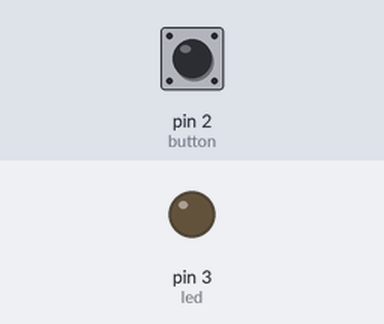
Bench run of a program on a simulated Raspberry Pi (header pin numbers). Shown: output pins drawn as LEDs (lit = HIGH). Inputs (shaded band) come from the test bench; at power-on: pin 2 (button) HIGH. What the program prints to the terminal is not drawn.

Above: at 1.2 s.
1.3 s: pin 2 (button) pulled LOW for 0.15 s
At 1.37 s:
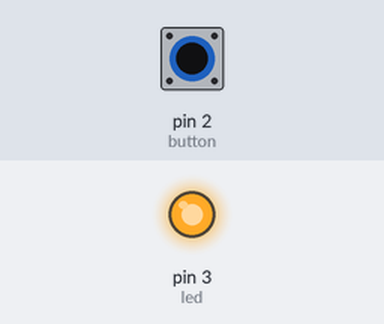
2.9 s: pin 2 (button) pulled LOW for 3.2 s
At 7.4 s:
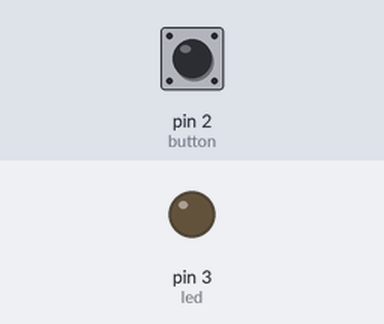
Timing chart, 0 to 8.9 s (numbered marks = the images above; inputs shaded):
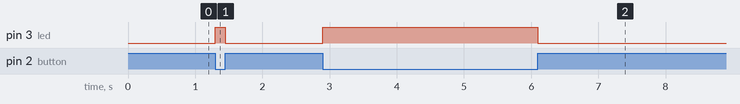

Measured:
- after the input at 1.3 s, pin 3 (led): LOW → HIGH at once, → LOW 0.15 s later
- after the input at 2.9 s, pin 3 (led): LOW → HIGH at once, → LOW 3.2 s later

The program:

exercise1.py
```python
print("Hello world!")

from gpiozero import Button
from gpiozero import LED

led = LED(3) # GPIO4 Led lightened for while and then off?

button = Button(2)  # I don't know why I can't use GPIO4 for button: runtime error: failed to add edge detection,
# another GPIO is feasible

while True:
    if button.is_pressed:
        print("Button is pressed")
        led.on()
    else:
        print("Button is not pressed")
        led.off()

# print("finish")

# 1. Show the status of a button on an LED.
# Connect a button to GPIO4 and an LED to GPIO2.
# When the button is pressed the LED should be turned on and when the button is released the LED should be turned off


# import RPi.GPIO as GPIO
# import time
# # 设置编码方式
# GPIO.setmode(GPIO.BOARD)
#
# # 设置GPIO引脚
# GPIO.setup(16, GPIO.OUT)
#
# GPIO.output(16, GPIO.HIGH)
#
# # 等3秒
# time.sleep(3)
#
# # 用16号引脚输出一个低电平，灯灭
# GPIO.output(16, GPIO.LOW)
#
# GPIO.cleanup()
```
